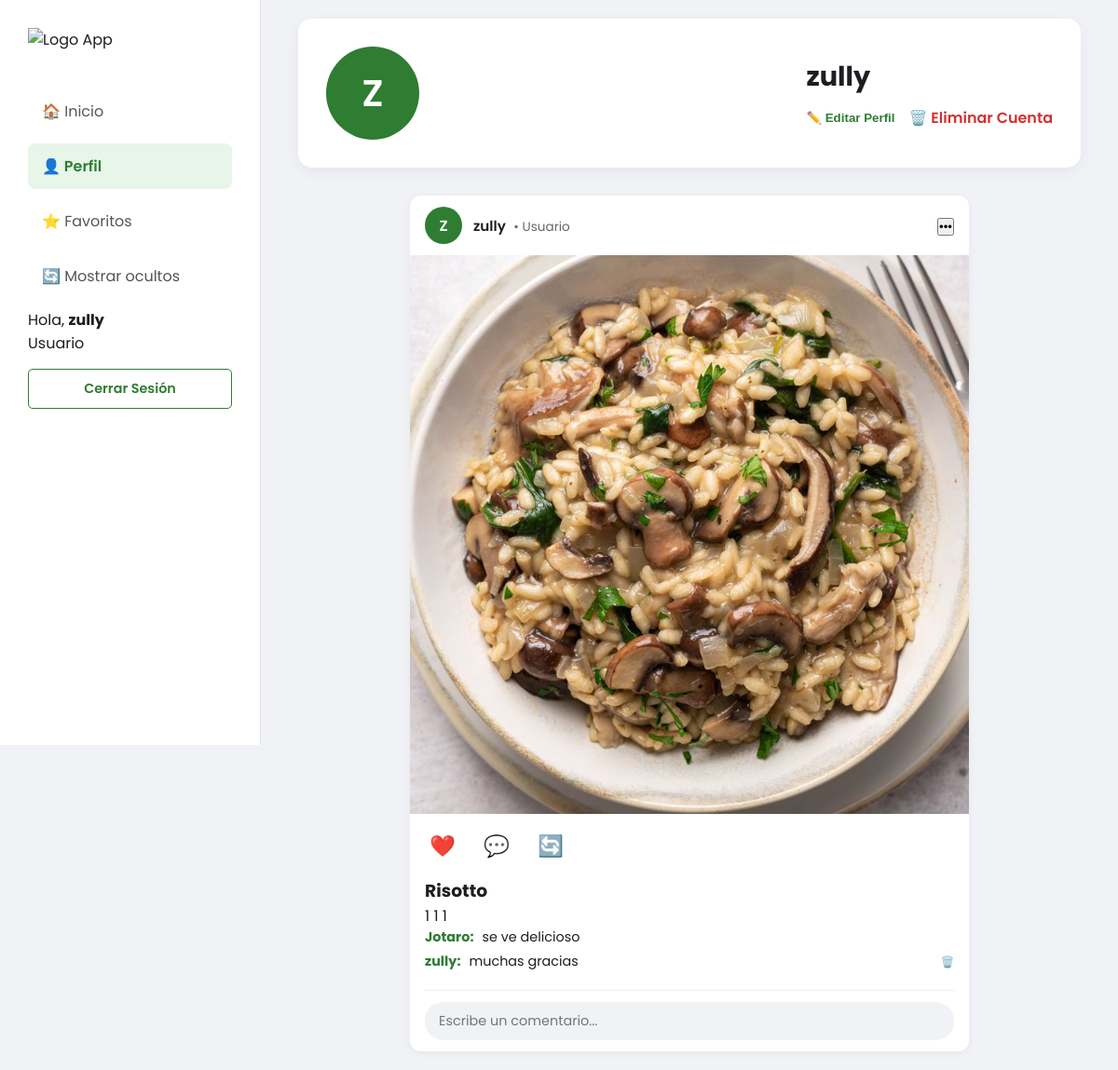
/INTENTO-2/public/index.php?action=perfil (signed in), run on the app's committed database.
### tables this page shows
CREATE TABLE `publicaciones` (
  `id` int(11) NOT NULL,
  `usuario_id` int(11) NOT NULL,
  `titulo` varchar(150) NOT NULL,
  `descripcion` text NOT NULL,
  `ingredientes` text DEFAULT NULL,
  `imagen_url` varchar(255) DEFAULT NULL,
  `fecha_publicacion` timestamp NOT NULL DEFAULT current_timestamp()
);

CREATE TABLE `usuarios` (
  `id` int(11) NOT NULL,
  `nombre` varchar(100) NOT NULL,
  `email` varchar(100) NOT NULL,
  `password` varchar(255) NOT NULL,
  `rol` enum('usuario','chef') DEFAULT 'usuario',
  `foto_perfil` varchar(255) DEFAULT NULL,
  `fecha_registro` timestamp NOT NULL DEFAULT current_timestamp()
);

CREATE TABLE `comentarios` (
  `id` int(11) NOT NULL,
  `usuario_id` int(11) NOT NULL,
  `publicacion_id` int(11) NOT NULL,
  `contenido` text NOT NULL,
  `fecha` timestamp NOT NULL DEFAULT current_timestamp()
);

### INTENTO-2/config/conexion.php (called while the page is built)
<?php
class Conexion
{
    public static function conectar()
    {
        $host = "localhost";
        $bd = "bd_recetas";
        $usuario = "root";
        $clave = "";
        try {
            $conn = new PDO("mysql:host=$host;dbname=$bd;charset=utf8", $usuario, $clave);
            $conn->setAttribute(PDO::ATTR_ERRMODE, PDO::ERRMODE_EXCEPTION);
            return $conn;
        } catch (PDOException $e) {
            die("Error crítico en la base de datos: " . $e->getMessage());
        }
    }
}

### INTENTO-2/app/controllers/recetaController.php (called while the page is built, shortened)
<?php
require_once '../app/models/Publicacion.php';
class RecetaController
{
    private $modelo;
    public function __construct()
    {
        $this->modelo = new Publicacion();
    }
    public function obtenerMisPublicaciones($usuario_id)
    {
        $publicaciones = $this->modelo->listarPorUsuario($usuario_id);
        foreach ($publicaciones as &$receta) {
            $receta['comentarios'] = $this->modelo->obtenerComentarios($receta['id']);
            $receta['usuario_dio_like'] = $this->modelo->verificarLike($_SESSION['user_id'], $receta['id']);
        }
        return $publicaciones;
    }
}

### INTENTO-2/app/models/publicacion.php (called while the page is built, shortened)
<?php
require_once '../config/conexion.php';
class Publicacion
{
    private $db;
    public function __construct()
    {
        $this->db = Conexion::conectar();
    }
    public function listarPorUsuario($usuario_id)
    {
        $sql = "SELECT p.*, u.nombre as autor, u.rol
            FROM publicaciones p
            INNER JOIN usuarios u ON p.usuario_id = u.id
            WHERE p.usuario_id = :u_id
            ORDER BY p.id DESC";
        $stmt = $this->db->prepare($sql);
        $stmt->execute(['u_id' => $usuario_id]);
        return $stmt->fetchAll(PDO::FETCH_ASSOC);
    }
    public function obtenerComentarios($publicacion_id)
    {
        $sql = "SELECT c.*, u.nombre
            FROM comentarios c
            INNER JOIN usuarios u ON c.usuario_id = u.id
            WHERE c.publicacion_id = :p_id
            ORDER BY c.fecha ASC";
        $stmt = $this->db->prepare($sql);
        $stmt->execute(['p_id' => $publicacion_id]);
        return $stmt->fetchAll(PDO::FETCH_ASSOC);
    }
    public function verificarLike($u_id, $p_id)
    {
        $sql = "SELECT id FROM likes WHERE usuario_id = :u AND publicacion_id = :p";
        $stmt = $this->db->prepare($sql);
        $stmt->execute(['u' => $u_id, 'p' => $p_id]);
        return $stmt->fetch() ? true : false;
    }
}

### INTENTO-2/app/views/perfil.php (the view, shortened to what this page needs)
<!DOCTYPE html>
<html lang="es">
<head>
    <link rel="stylesheet" href="css/styles.css">
</head>
<body>
    <div class="main-wrapper">
        <aside class="sidebar">
            <div class="logo-container">
                <img src="img/logo.png" alt="Logo App" class="main-logo">
            </div>
            <nav class="nav-menu">
                <a href="index.php?action=home">🏠 Inicio</a>
                <a href="index.php?action=perfil" class="active">👤 Perfil</a>
                <a href="index.php?action=favoritos">⭐ Favoritos</a>
                <?php if (isset($_SESSION['user_id'])): ?>
                    <a href="javascript:void(0);" onclick="restaurarPublicaciones(USER_NAME)" id="btn-restaurar-nav">🔄 Mostrar ocultos</a>
                <?php endif; ?>
            </nav>
            <div class="auth-section">
                <p>Hola, <strong><?php echo htmlspecialchars($_SESSION['nombre']); ?></strong></p>
                <span class="badge-rol"><?php echo ucfirst($_SESSION['rol']); ?></span>
                <a href="index.php?action=logout" class="btn btn-register" style="margin-top: 15px;">Cerrar Sesión</a>
            </div>
        </aside>
        <main class="main-content">
            <div class="profile-header" style="background: white; padding: 30px; border-radius: 15px; display: flex; align-items: center; gap: 20px; box-shadow: 0 4px 15px rgba(0,0,0,0.05); margin-bottom: 30px;">
    <div class="profile-avatar" style="width: 100px; height: 100px; background: #2e7d32; color: white; border-radius: 50%; display: flex; justify-content: center; align-items: center; overflow: hidden; font-size: 2.5em; font-weight: 600;">
        <?php if (!empty($usuario['foto_perfil']) && file_exists($usuario['foto_perfil'])): ?>
            <img src="<?php echo $usuario['foto_perfil']; ?>" style="width: 100%; height: 100%; object-fit: cover;">
        <?php else: ?>
            <?php echo strtoupper(substr($_SESSION['nombre'], 0, 1)); ?>
        <?php endif; ?>
    </div>
    <div class="profile-details">
        <h2 style="margin: 0; font-size: 1.8em;"><?php echo htmlspecialchars($_SESSION['nombre']); ?></h2>
        <div class="profile-actions" style="margin-top: 10px; display: flex; gap: 15px;">
            <button onclick="document.getElementById('modalEditar').style.display='flex'" class="btn-edit" style="background: none; border: none; color: #2e7d32; cursor: pointer; font-weight: 600; display: flex; align-items: center; gap: 5px;">
                ✏️ Editar Perfil
            </button>
            <a href="index.php?action=eliminar_cuenta" class="btn-delete" onclick="return confirm('¿Estás seguro? Se borrará todo tu historial de recetas y comentarios.')" style="text-decoration: none; color: #d32f2f; font-weight: 600; display: flex; align-items: center; gap: 5px;">
                🗑️ Eliminar Cuenta
            </a>
        </div>
    </div>
</div>
            <section class="feed-container">
                <?php if (empty($publicaciones)): ?>
                    <div class="empty-state">
                        <div class="icon">🍳</div>
                        <h2>Aún no hay publicaciones</h2>
                        <p>Estamos preparando los mejores platillos para ti. ¡Vuelve pronto!</p>
                    </div>
                <?php else: ?>
                    <div class="feed-vertical">
                        <?php foreach ($publicaciones as $receta): ?>
                            <article class="post-card">
                                <header class="post-header">
                                    <div class="author-info">
                                        <div class="avatar-circle">
                                            <?php echo strtoupper(substr($receta['autor'], 0, 1)); ?>
                                        </div>
                                        <div class="author-text">
                                            <span class="author-name"><?php echo htmlspecialchars($receta['autor']); ?></span>
                                            <span class="author-badge">• <?php echo ucfirst($receta['rol']); ?></span>
                                        </div>
                                    </div>
                                    <div class="post-options-container">
                                        <button class="options-btn" onclick="toggleMenu(<?php echo $receta['id']; ?>)">•••</button>
                                    </div>
                                </header>
                                <div class="post-image">
                                    <img src="<?php echo htmlspecialchars($receta['imagen_url']); ?>" alt="Plato">
                                </div>
                                <footer class="post-footer">
                                    <div class="post-actions">
                                        <a href="index.php?action=like&id=<?php echo $receta['id']; ?>"
                                            class="action-btn <?php echo ($receta['usuario_dio_like']) ? 'liked' : ''; ?>"
                                            style="text-decoration:none;">❤️</a>
                                        <button class="action-btn" title="Comentar" onclick="document.getElementById('comment-<?php echo $receta['id']; ?>').focus()">💬</button>
                                        <a href="index.php?action=compartir&id=<?php echo $receta['id']; ?>" class="action-btn" style="text-decoration:none;">🔄</a>
                                    </div>
                                    <div class="post-content">
                                        <h3 class="post-title"><?php echo htmlspecialchars($receta['titulo']); ?></h3>
                                        <p class="post-description"><?php echo htmlspecialchars($receta['descripcion']); ?></p>
                                    </div>
                                    <div class="comments-list">
                                        <?php
                                        if (!empty($receta['comentarios'])):
                                            foreach ($receta['comentarios'] as $com): ?>
                                                <div class="comment-item" style="display: flex; justify-content: space-between; align-items: center;">
                                                    <div>
                                                        <strong><?php echo htmlspecialchars($com['nombre']); ?>:</strong>
                                                        <span><?php echo htmlspecialchars($com['contenido']); ?></span>
                                                    </div>
                                                    <?php if (isset($_SESSION['user_id']) && $_SESSION['user_id'] == $com['usuario_id']): ?>
                                                        <div class="comment-actions">
                                                            <a href="index.php?action=eliminar_comentario&id=<?php echo $com['id']; ?>"
                                                                onclick="return confirm('¿Borrar comentario?')"
                                                                style="text-decoration:none; font-size: 0.8em;">🗑️</a>
                                                        </div>
                                                    <?php endif; ?>
                                                </div>
                                        <?php endforeach;
                                        endif; ?>
                                    </div>
                                    <div class="comment-box">
                                        <form action="index.php?action=comentar" method="POST">
                                            <input type="text" name="contenido" id="comment-<?php echo $receta['id']; ?>" placeholder="Escribe un comentario..." required>
                                        </form>
                                    </div>
                                </footer>
                            </article>
                        <?php endforeach; ?>
                    </div>
                <?php endif; ?>
            </section>
        </main>
    </div>
</body>
</body>
</html>

### INTENTO-2/public/index.php (shortened to what this page needs)
<?php
require_once '../config/conexion.php';
require_once '../app/controllers/RecetaController.php';
$recetaCtrl = new RecetaController();
$action = isset($_GET['action']) ? $_GET['action'] : 'home';
switch ($action) {
    case 'perfil':
    if(isset($_SESSION['user_id'])) {
        $publicaciones = $recetaCtrl->obtenerMisPublicaciones($_SESSION['user_id']);
        include '../app/views/perfil.php';
    } else {
        header("Location: index.php?action=login");
    }
    break;
}

### INTENTO-2/public/css/styles.css (style rules this page uses)
* { margin: 0; padding: 0; box-sizing: border-box; }
body { font-family: 'Poppins', sans-serif; background-color: #f0f2f5; color: #1c1e21; }
.main-wrapper { display: flex; }
.sidebar { width: 280px; height: 100vh; background: #ffffff; position: fixed; display: flex; flex-direction: column; padding: 30px; border-right: 1px solid #e0e0e0; }
.main-logo { width: 100%; max-width: 180px; margin-bottom: 40px; }
.nav-menu a { display: flex; align-items: center; padding: 12px 15px; text-decoration: none; color: #555; border-radius: 8px; margin-bottom: 10px; transition: 0.3s; }
.nav-menu a:hover, .nav-menu a.active { background: #e8f5e9; color: #2e7d32; font-weight: 600; }
.main-content { margin-left: 280px; padding: 20px 40px; width: 100%; }
.feed-vertical { display: flex; flex-direction: column; align-items: center; gap: 25px; height: auto; }
.post-card { background: white; width: 100%; max-width: 600px; border-radius: 12px; box-shadow: 0 2px 8px rgba(0,0,0,0.05); overflow: hidden; }
.post-header { padding: 12px 16px; display: flex; justify-content: space-between; align-items: center; }
.author-info { display: flex; align-items: center; gap: 12px; }
.avatar-circle { width: 40px; height: 40px; background: #2e7d32; color: white; border-radius: 50%; display: flex; justify-content: center; align-items: center; font-weight: 600; }
.author-name { font-weight: 600; font-size: 0.95em; }
.author-badge { color: #65676b; font-size: 0.85em; margin-left: 4px; }
.post-image img { width: 100%; height: auto; display: block; max-height: 600px; object-fit: cover; }
.post-footer { padding: 12px 16px; }
.post-actions { display: flex; gap: 20px; margin-bottom: 12px; }
.action-btn { background: none; border: none; font-size: 1.4em; cursor: pointer; transition: transform 0.2s ease; padding: 5px; display: flex; align-items: center; justify-content: center; text-decoration: none !important; color: inherit; }
.comments-list { max-height: 200px; overflow-y: auto; margin-bottom: 10px; }
.comment-item { font-size: 0.9em; margin-bottom: 5px; }
.comment-item strong { color: #2e7d32; margin-right: 5px; }
.comment-box { margin-top: 15px; border-top: 1px solid #eee; padding-top: 12px; }
.comment-box input { width: 100%; border: none; background: #f0f2f5; padding: 10px 15px; border-radius: 20px; font-size: 0.9em; outline: none; font-family: 'Poppins', sans-serif; }
.btn { display: block; text-align: center; padding: 10px; text-decoration: none; border-radius: 5px; font-size: 0.9em; font-weight: 600; transition: 0.3s; }
.btn-register { border: 1px solid #2e7d32; color: #2e7d32; background: transparent; }
.profile-header { background: white; padding: 30px; border-radius: 15px; display: flex; justify-content: space-between; align-items: center; margin-bottom: 40px; box-shadow: 0 4px 15px rgba(0,0,0,0.05); }

### data on the page
publicaciones: usuario.nombre "Z", usuario.nombre "zully", usuario.rol "Usuario", imagen_url (picture), titulo "Risotto", descripcion "1 1 1"
comentarios: usuario.nombre "Jotaro", contenido "se ve delicioso"
comentarios: usuario.nombre "zully", contenido "muchas gracias"

### other printed values
$_SESSION['nombre'] "zully"
$_SESSION['rol'] "Usuario"
substr($_SESSION['nombre'], 0, 1) "Z"
